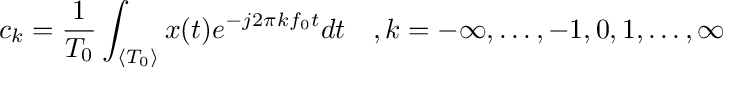
#> input picture assets/00041.png, 736 x 96 px; its folder holds only this picture in this run
$ python -i fix_images_padding.py   (imports and definitions only)
#> lines starting #> are read from the running program, lines starting #| are printed output that depends on the picture; after the words box and inside, x2 and y2 are one past the last pixel; in counts of white or black regions, pixels touching at a corner belong together
#> further down, picture is the input picture: PIL image 736x96 L; min 0, max 255, mean 248.7
import cv2
import os
from pathlib import Path
from PIL import Image
import numpy as np

def pad(img: Image, divable=32):
    """Pad an Image to the next full divisible value of `divable`. Also normalizes the image and inverts if needed.
    Args:
        img (PIL.Image): input image
        divable (int, optional): . Defaults to 32.
    Returns:
        PIL.Image
    """
#> called with divable = 32
    data = np.array(img.convert('LA'))
    data = (data - data.min()) / (data.max() - data.min()) * 255
    if data[..., 0].mean() > 128:
        gray = 255 * (data[..., 0] < 128).astype(np.uint8)  # To invert the text to white
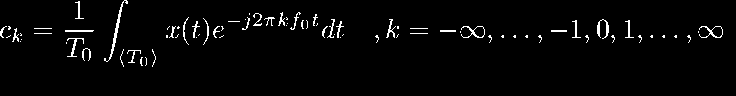
#> gray: shape (96, 736); 2.6% white in thin lines or dots, all inside (x1, y1, x2, y2) = (0, 0, 723, 67)
    else:
        gray = 255 * (data[..., 0] > 128).astype(np.uint8)
        data[..., 0] = 255 - data[..., 0]

    coords = cv2.findNonZero(gray)  # Find all non-zero points (text)
#> coords = contour of 1859 points, box (x1, y1, x2, y2) (0, 0, 723, 67), area 4892
    a, b, w, h = cv2.boundingRect(coords)  # Find minimum spanning bounding box
#> a = 0; b = 0; w = 723; h = 67
    rect = data[b:b+h, a:a+w]
    if rect[..., -1].var() == 0:
        im = Image.fromarray((rect[..., 0]).astype(np.uint8)).convert('L')
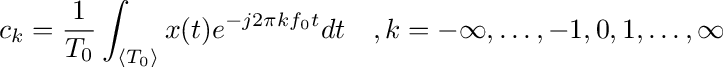
#> im: PIL image 723x67 L; min 0, max 255, mean 245.9
    else:
        im = Image.fromarray((255 - rect[..., -1]).astype(np.uint8)).convert('L')
    dims = []
    for x in [w, h]:
        div, mod = divmod(x, divable)
        dims.append(divable * (div + (1 if mod > 0 else 0)))
#> this loop made 2 passes
#> (x, div, mod) on passes 1 to 2: (723, 22, 19), (67, 2, 3)
#> after the loop, dims = [736, 96]
    padded = Image.new('L', dims, 255)
#> padded: PIL image 736x96 L; every value is 255
    padded.paste(im, im.getbbox())
    return padded

def convert_images(input_dir, output_dir):
    """Convert all images in the input directory to grayscale and save in the output directory."""
    # Ensure the output directory exists
    Path(output_dir).mkdir(parents=True, exist_ok=True)

    # Process each image file in the input directory
    for img_file in os.listdir(input_dir):
        img_path = os.path.join(input_dir, img_file)

        # Check if the file is a PNG image
        if img_path.endswith('.png'):
            # Read the image with PIL
            img = Image.open(img_path)
            pad_img = pad(img)

            # Convert the padded image back to a NumPy array for saving with OpenCV
            pad_img_np = np.array(pad_img)

            # Create output file path
            output_path = os.path.join(output_dir, img_file)

            # Save the grayscale image using OpenCV
            cv2.imwrite(output_path, pad_img_np)
            print(f"Converted and saved: {output_path}")

# Usage
input_dir = 'outputs/images'  # Replace with the path to your input images
output_dir = 'outputs/images_pad'  # Replace with the path for output images

# [1 line not run here, left out]

>>> from PIL import Image
>>> picture = Image.open('../assets/00041.png')
>>> result = pad(picture)

$ run again, on assets/00227.png
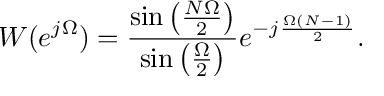
#> input picture assets/00227.png, 384 x 96 px
#> picture is the input picture: PIL image 384x96 L; min 0, max 255, mean 243.9
#> in pad, `gray = 255 * (data[..., 0] < 128).astype(np.uint8)`:
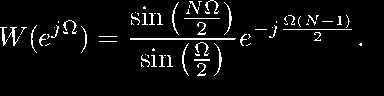
#> gray: shape (96, 384); 4.8% white in thin lines or dots, all inside (x1, y1, x2, y2) = (0, 0, 362, 76)
#> coords = contour of 1754 points, box (x1, y1, x2, y2) (0, 0, 362, 76), area 2332
#> a = 0; w = 362; h = 76
#> in pad, `im = Image.fromarray((rect[..., 0]).astype(np.uint8)).convert('L')`:
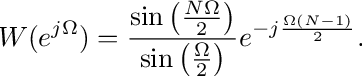
#> im: PIL image 362x76 L; min 0, max 255, mean 240.1
#> the loop in pad, `for x in [w, h]:` made 2 passes
#> (x, div, mod) on passes 1 to 2: (362, 11, 10), (76, 2, 12)
#> after the loop in pad, `for x in [w, h]:`: dims = [384, 96]
#> padded: PIL image 384x96 L; every value is 255

$ run again, on assets/00283.png
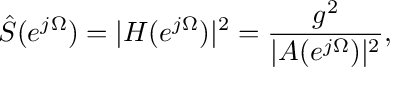
#> input picture assets/00283.png, 416 x 96 px
#> picture is the input picture: PIL image 416x96 L; min 0, max 255, mean 245.8
#> in pad, `gray = 255 * (data[..., 0] < 128).astype(np.uint8)`:
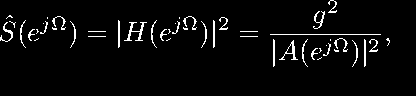
#> gray: shape (96, 416); 3.9% white in thin lines or dots, all inside (x1, y1, x2, y2) = (0, 0, 390, 67)
#> coords = contour of 1565 points, box (x1, y1, x2, y2) (0, 0, 390, 67), area 6778
#> a = 0; w = 390; h = 67
#> in pad, `im = Image.fromarray((rect[..., 0]).astype(np.uint8)).convert('L')`:
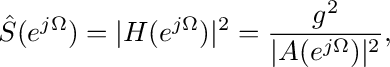
#> im: PIL image 390x67 L; min 0, max 255, mean 241
#> the loop in pad, `for x in [w, h]:` made 2 passes
#> (x, div, mod) on passes 1 to 2: (390, 12, 6), (67, 2, 3)
#> after the loop in pad, `for x in [w, h]:`: dims = [416, 96]
#> padded: PIL image 416x96 L; every value is 255
